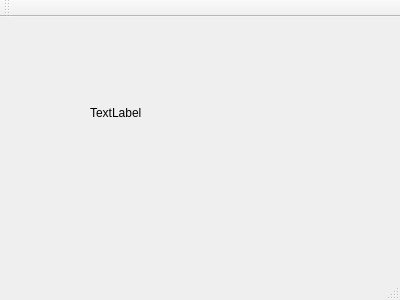
<?xml version="1.0" encoding="UTF-8"?>
<ui version="4.0">
 <class>MainWindow</class>
 <widget class="QMainWindow" name="MainWindow">
  <property name="geometry">
   <rect>
    <x>0</x>
    <y>0</y>
    <width>400</width>
    <height>300</height>
   </rect>
  </property>
  <property name="windowTitle">
   <string>MainWindow</string>
  </property>
  <widget class="QWidget" name="centralWidget">
   <widget class="QLabel" name="label">
    <property name="geometry">
     <rect>
      <x>90</x>
      <y>80</y>
      <width>201</width>
      <height>31</height>
     </rect>
    </property>
    <property name="text">
     <string>TextLabel</string>
    </property>
   </widget>
  </widget>
  <widget class="QMenuBar" name="menuBar">
   <property name="geometry">
    <rect>
     <x>0</x>
     <y>0</y>
     <width>400</width>
     <height>19</height>
    </rect>
   </property>
  </widget>
  <widget class="QToolBar" name="mainToolBar">
   <attribute name="toolBarArea">
    <enum>TopToolBarArea</enum>
   </attribute>
   <attribute name="toolBarBreak">
    <bool>false</bool>
   </attribute>
  </widget>
  <widget class="QStatusBar" name="statusBar"/>
 </widget>
 <layoutdefault spacing="6" margin="11"/>
 <resources/>
 <connections/>
</ui>
